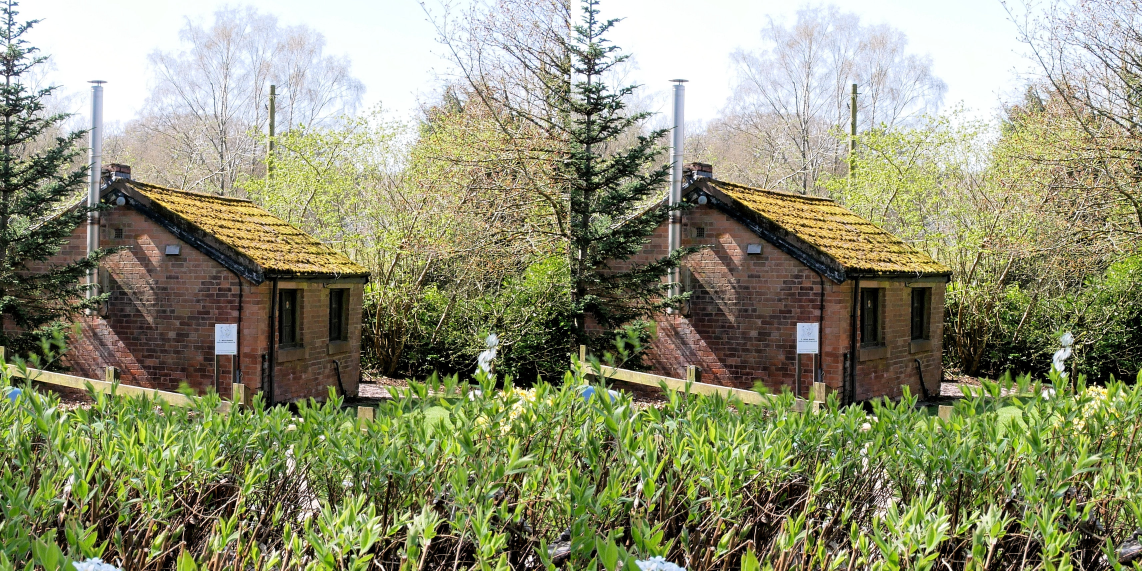
#> input picture convertglyph/testsbs.jpg, 3424 x 1712 px (shown at 1/3 size); its folder holds only this picture in this run
$ python anabatch.py
#> lines starting #> are read from the running program, lines starting #| are printed output that depends on the picture
### photos3d/sbs.py
"""
sbs.py - Library for loading and creating side-by-side stereo image pairs.
"""

from PIL import Image
import os
import io

# [13 lines left out: function create, not called in this run]

def load(fn, maxwid=None, rgb=True, dosplit=False, mode='lr'):
#> called with fn = './convertglyph/testsbs.jpg', rgb = True, dosplit = True, mode = 'lr'
    fname, fext = os.path.splitext(fn)
    if fext == ".mpo" or fext == ".MPO":
        pim = Image.open(fn)
        pim.seek(0)
        lim = pim.copy()
        pim.seek(1)
        rim = pim.copy()
        im = create(lim, rim)
    else:
        im = Image.open(fn)
#> im is the input picture: PIL image 3424x1712 RGB; mean R, G, B 142.5, 144.7, 113.6
    if maxwid != None:
        w, h = im.size
        if w > maxwid:
            asp = w / h
            nh = int(maxwid / asp)
            im = im.resize((maxwid, nh), Image.LANCZOS)
    if rgb:
        if im.mode == "RGBA":
            im = im.convert('RGB')
    if dosplit:
        left, right = split(im, mode)
        im = [left, right]
    return im

def split(sbs, mode='lr'):
#> called with mode = 'lr'
    sbsw, sbsh = sbs.size
#> sbsw = 3424; sbsh = 1712
    if mode == 'ud':
        nh = int(sbsh/2)
        top = sbs.crop((0, 0, sbsw, nh))
        bottom = sbs.crop((0, sbsh-nh, sbsw, sbsh))
        return [top, bottom]
    #Default to left-right ('lr')
    nw = int(sbsw/2)
#> nw = 1712
    # Crop order: left, top, right, bottom
    left = sbs.crop((0, 0, nw, sbsh))
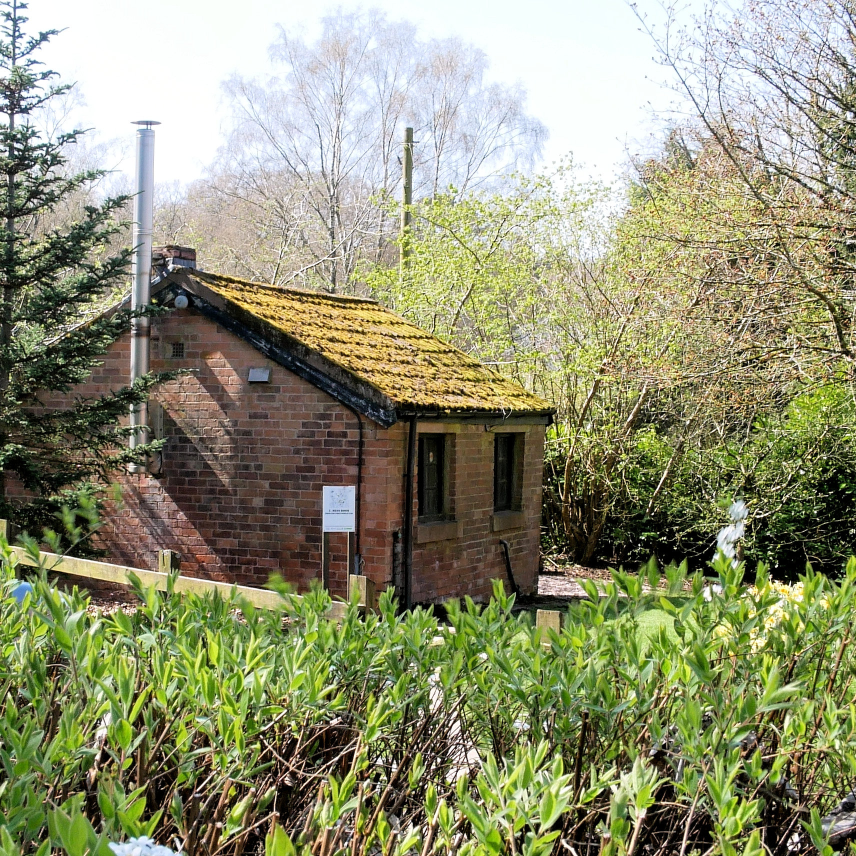
#> left: PIL image 1712x1712 RGB (shown at 1/2 size); mean R, G, B 143.1, 145.3, 114.5
    # sbsw-nw ensures any odd width pixel is lost
    right = sbs.crop((sbsw-nw, 0, sbsw, sbsh))
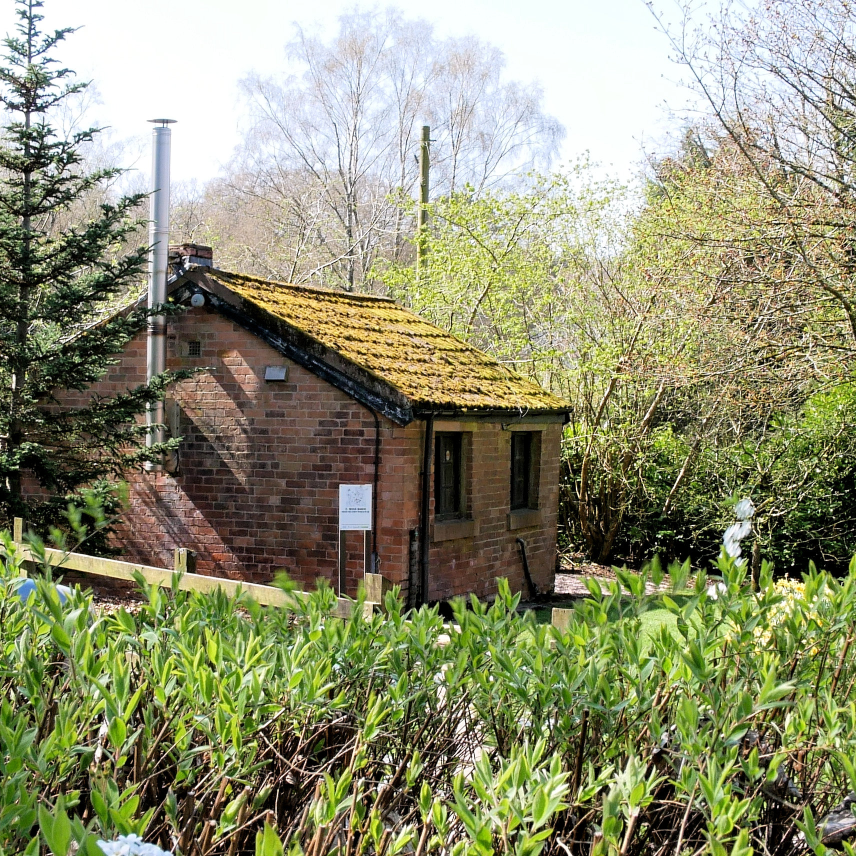
#> right: PIL image 1712x1712 RGB (shown at 1/2 size); mean R, G, B 141.8, 144.1, 112.8
    return [left, right]

# [2 lines that do not run on import are left out]
    #im = load("../testimages/cosfordplane.jpg")


### photos3d/image.py
"""
image.py - Library module for general image processing operations, mostly allowing for the same operation on two images in one call.
"""

import math
from PIL import Image, ImageEnhance, ImageFilter

# [11 lines left out: functions open, open_overlay, not called in this run]

def size(img):
    imw, imh = img.size
    return [imw, imh]

def toRGB(img):
    nimg = img.convert('RGB')
    return nimg

def toRGBA(img):
    nimg = img.convert('RGBA')
    return nimg

# [126 lines left out: functions rotate, crop, crop_roi, resize, resize_width, resize_height and 5 more, not called in this run]

def monochrome(mode, img, img2=None):
#> called with mode = 'luma'
    imw, imh = img.size
#> imw = 1712; imh = 1712
    newimg = Image.new("RGB", (imw, imh), (255,255,255))
#> newimg: PIL image 1712x1712 RGB; every value is 255
    opix = img.load()
    npix = newimg.load()
    for y in range(0, imh):
        for x in range(0, imw):
            col = opix[x, y]
            if mode == "average":
                luma = (col[0] + col[1] + col[2]) / 3
            elif mode == "luma":
                # From https://en.wikipedia.org/wiki/Grayscale for PAL/NTSC luminance
                luma = 0.299 * col[0] + 0.587 * col[1] + 0.114 * col[2]
            else:
                return False
            npix[x, y] = (int(luma), int(luma), int(luma))
    if img2 != None:
        newimg2 = monochrome(mode, img2)
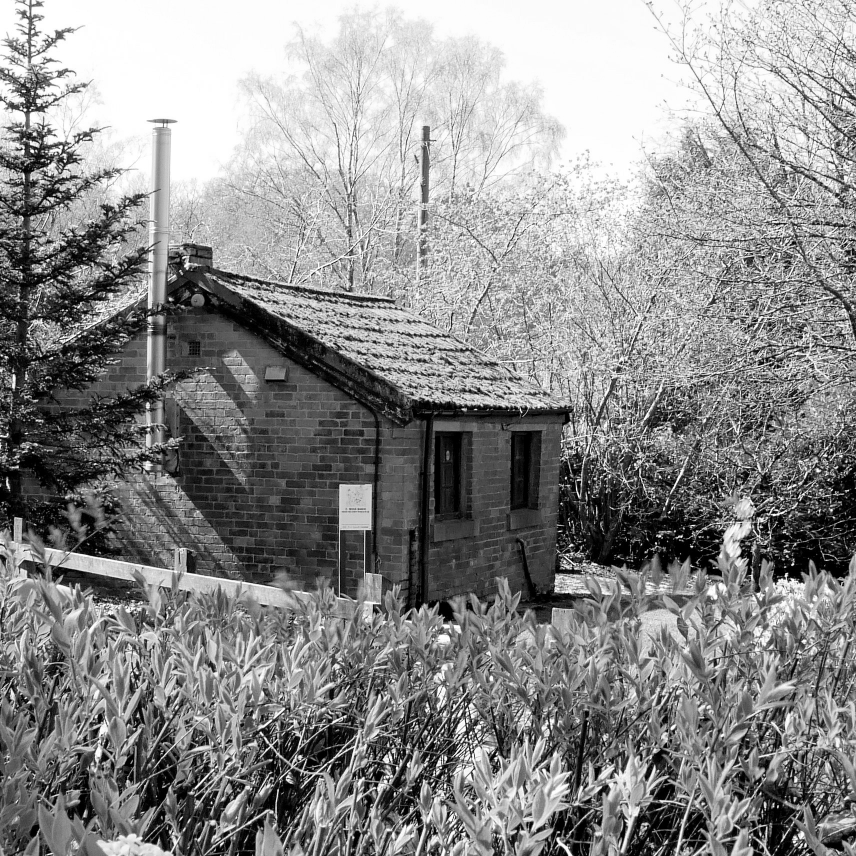
#> newimg2: PIL image 1712x1712 RGB (shown at 1/2 size); min 0, max 255, mean 139.4
        return [newimg, newimg2]
    return newimg

# [61 lines left out: functions negative, findedges, swap_colour, get_rotated_crop_size, not called in this run]


# [2 lines that do not run on import are left out]

### photos3d/anaglyph.py
"""
anaglyph.py - Library module for loading and creating red-cyan anaglyph images.
"""

from PIL import Image

def create(lim, rim):
    # Both images must be same size
    lw, lh = lim.size
    agl = Image.new("RGB",(lw,lh),(255,255,255))
    lpix = lim.load()
    rpix = rim.load()
    aglpix = agl.load()
    for y in range(0, lh):
        for x in range(0, lw):
            left = lpix[x, y]
            right = rpix[x, y]
            aglpix[x, y] = (left[0], right[1], right[2])
    return agl

# [33 lines left out: functions load, split, not called in this run]


# [2 lines that do not run on import are left out]

### anabatch.py
"""
anabatch.py - A utility program to read all JPG stereo SBS files in the 'convertglyph' folder
and convert them to anaglyph images. You can change the mono variable to False if you want to
make colour anaglyphs.
"""

import glob
import os
from photos3d import sbs as sbsim
from photos3d import anaglyph as glyph
from photos3d import image as img

mono = True # Make monochrome anaglyph or not
dirpath = os.path.join(".", "convertglyph", "*.*")
images = glob.glob(dirpath)
print("Found " + str(len(images)) + " files.")
for fname in images:
    fn, fext = os.path.splitext(fname)
    if fext == ".jpg" or fext == ".JPG" \
    or fext == ".jpeg" or fext == ".JPEG" \
    or fext == ".png" or fext == ".PNG":
        print("Converting file: "+fname)
        lim, rim = sbsim.load(fname, dosplit=True)
        if mono:
            lim, rim = img.monochrome("luma", lim, rim)
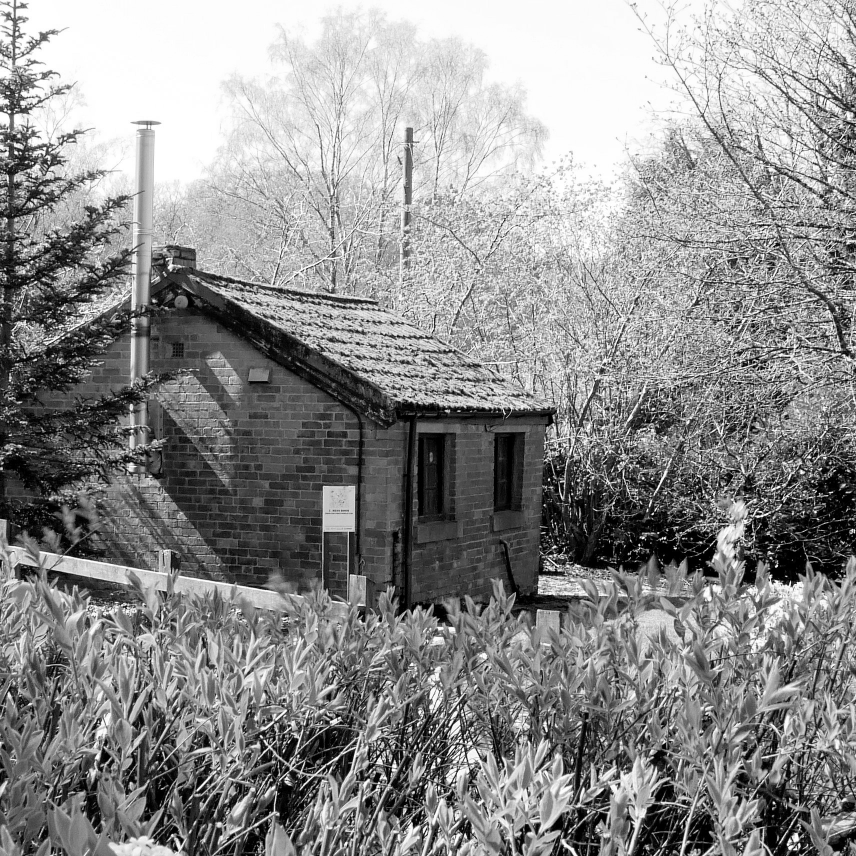
#> lim: PIL image 1712x1712 RGB (shown at 1/2 size); min 0, max 255, mean 140.6
        agl = glyph.create(lim, rim)
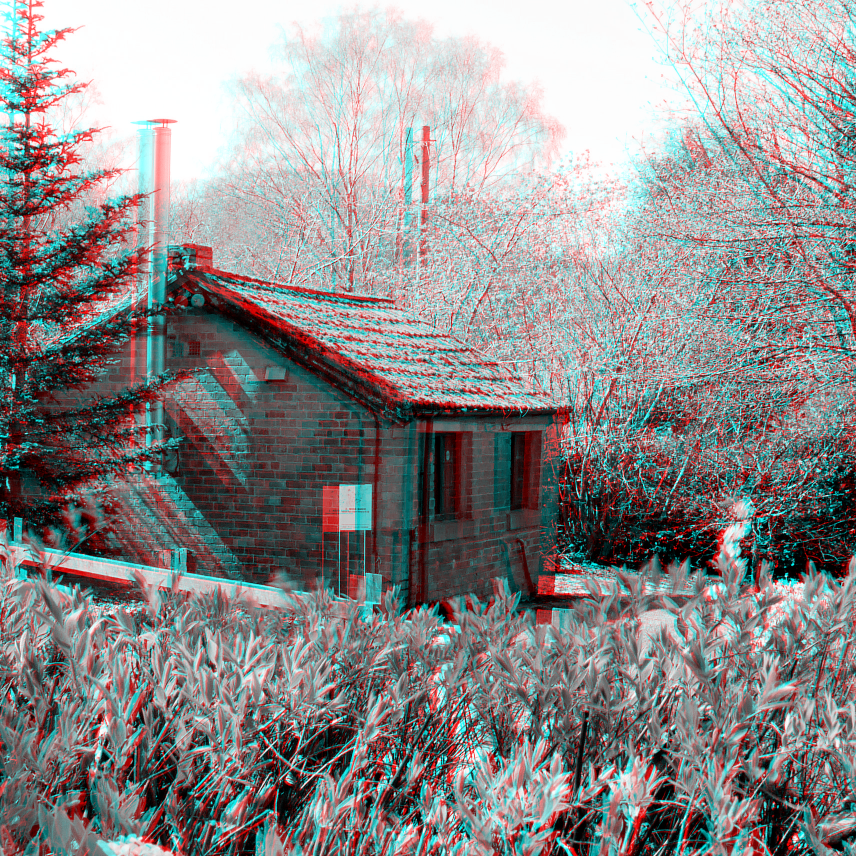
#> agl: PIL image 1712x1712 RGB (shown at 1/2 size); mean R, G, B 140.6, 139.4, 139.4
        agl.save(fn+"_anag.jpg", quality=95)
